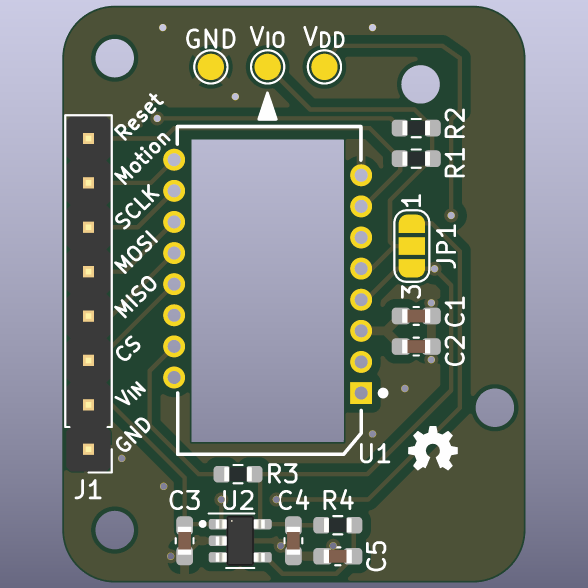
#> input picture preview/render_pmw3360_top.png, 1176 x 1176 px, found by its file name (shown at 1/2 size)
$ python generate_actual_overlay.py
#> lines starting #> are read from the running program, lines starting #| are printed output that depends on the picture
import matplotlib.pyplot as plt
import matplotlib.patches as patches
import matplotlib.font_manager as fm
from PIL import Image
import numpy as np
from pathlib import Path

font_path = r"C:\Windows\Fonts\meiryo.ttc"
jp_font = fm.FontProperties(fname=font_path)
jp_font_bold = fm.FontProperties(fname=font_path, weight='bold')

img_path = r"C:\Users\oktnt\.gemini\antigravity\brain\dab819aa-2c9f-4dd2-be5e-39a298725eca\render_pmw3360_top.png"
im = Image.open(img_path)
#> im is the input picture: PIL image 1176x1176 RGBA; mean R, G, B, A 112.8, 120.1, 114.6, 255

# Board physical dimensions:
# Width: 23.50 mm (X: -11.75 to +11.75)
# Height: 33.00 mm (Y: -16.0 to +17.0, so center Y is at +0.50 mm)
# In image (1176 x 1176), board occupies approximately:
# Let's inspect where board edges are in pixel space:
# Top edge ~ y=30, bottom edge ~ y=1140 -> height ~ 1110 px -> ~33.6 px/mm
# Left edge ~ x=125, right edge ~ x=915 -> width ~ 790 px -> ~33.6 px/mm
# Center of optical aperture: X ~ 520 px, Y ~ 590 px

fig, ax = plt.subplots(figsize=(10, 10), dpi=160)
fig.patch.set_facecolor('#ffffff')
ax.imshow(im)
ax.set_title("【実基板レイアウト重ね合わせ】新M2ネジ穴・カップ外周と既存パターンの位置関係",
             fontproperties=jp_font_bold, fontsize=13, pad=12)

# Approximate pixel mapping:
# Optical center (0, 0) is around pixel (588, 565)
# Scale: ~33.2 pixels per mm
ox = 588
oy = 565
scale = 33.2

def to_px(x, y):
    # in image, Y goes down, so y_px = oy - y * scale
    return ox + x * scale, oy - y * scale

# 1. Trackball cup outer circle (dia 28 mm, R = 14 mm)
r_px = 14.0 * scale
cup_circ = patches.Circle((ox, oy), r_px, fill=False, edgecolor="#00b0ff", linewidth=2.5, linestyle="--", label="新トラックボールカップ外周 (dia 28mm)")
ax.add_patch(cup_circ)

# 2. Old M3 holes (ghost)
old_holes = [(-8.75, -13.0), (8.75, -13.0), (-8.75, 14.0), (8.75, 14.0)]
for hx, hy in old_holes:
    px, py = to_px(hx, hy)
    c = patches.Circle((px, py), 1.6 * scale, fill=False, edgecolor="#ef5350", linewidth=2.0, linestyle=":")
    ax.add_patch(c)
ax.plot([], [], 'o', color="none", markeredgecolor="#ef5350", linestyle=":", label="旧M3ネジ穴 (廃止)")

# 3. New M2 holes (dia 2.2 mm, r = 1.1 mm) at (+-4.50, +-9.60)
new_holes = [(-4.50, -9.60), (4.50, -9.60), (-4.50, 9.60), (4.50, 9.60)]
for hx, hy in new_holes:
    px, py = to_px(hx, hy)
    # Hole cut
    h_patch = patches.Circle((px, py), 1.1 * scale, facecolor="#00e676", edgecolor="#1b5e20", linewidth=2.2, alpha=0.75)
    ax.add_patch(h_patch)
    # Screw head seat area (dia 3.8 mm, r = 1.9 mm)
    seat_patch = patches.Circle((px, py), 1.9 * scale, fill=False, edgecolor="#1b5e20", linewidth=1.2, linestyle="--")
    ax.add_patch(seat_patch)
    ax.plot(px, py, '+', color='#1b5e20', markersize=8, markeredgewidth=2)
    ax.annotate(f"新M2穴\n({hx:+.1f}, {hy:+.1f})", (px, py), textcoords="offset points",
                xytext=(15 if hx > 0 else -75, 10 if hy > 0 else -28),
                fontproperties=jp_font, fontsize=9, color="#1b5e20",
                bbox=dict(boxstyle="round,pad=0.2", fc="#ffffff", ec="#00e676", alpha=0.95))

ax.plot([], [], 'o', color="#00e676", markeredgecolor="#1b5e20", label="新M2ネジ穴 (dia 2.2mm / 座面 dia 3.8mm)")

# Pitch dimensions
p1x, p1y = to_px(-4.5, 9.6)
p2x, p2y = to_px(4.5, 9.6)
ax.annotate('', xy=(p2x, p2y), xytext=(p1x, p1y), arrowprops=dict(arrowstyle='<->', color='#1b5e20', lw=1.5))
ax.text((p1x+p2x)/2, p1y - 18, "ピッチ 9.0 mm", fontproperties=jp_font, fontsize=9, ha='center', color='#1b5e20',
        bbox=dict(boxstyle="round,pad=0.15", fc="#ffffff", ec="#1b5e20", alpha=0.9))

p3x, p3y = to_px(4.5, -9.6)
ax.annotate('', xy=(p2x, p3y), xytext=(p2x, p2y), arrowprops=dict(arrowstyle='<->', color='#1b5e20', lw=1.5))
ax.text(p2x + 18, (p2y+p3y)/2, "ピッチ 19.2 mm", fontproperties=jp_font, fontsize=9, ha='left', va='center', color='#1b5e20', rotation=-90,
        bbox=dict(boxstyle="round,pad=0.15", fc="#ffffff", ec="#1b5e20", alpha=0.9))

# Optical Center marker
ax.plot(ox, oy, 'x', color='#e65100', markersize=10, markeredgewidth=2.5, label="光学中心 (0, 0)")

ax.legend(loc="lower left", prop=jp_font, fontsize=9, framealpha=0.95)
ax.axis('off')

plt.tight_layout()
out_png = Path(r"C:\Users\oktnt\.gemini\antigravity\brain\dab819aa-2c9f-4dd2-be5e-39a298725eca\pmw3360_actual_overlay.png")
plt.savefig(out_png, dpi=180)
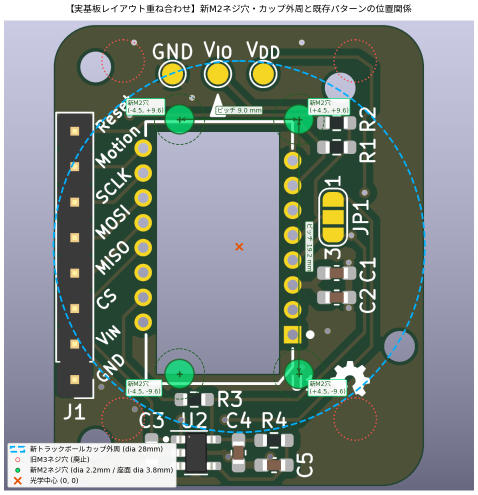
#> figure drawn by matplotlib, 1 panel
print(f"Saved actual overlay to: {out_png}")
